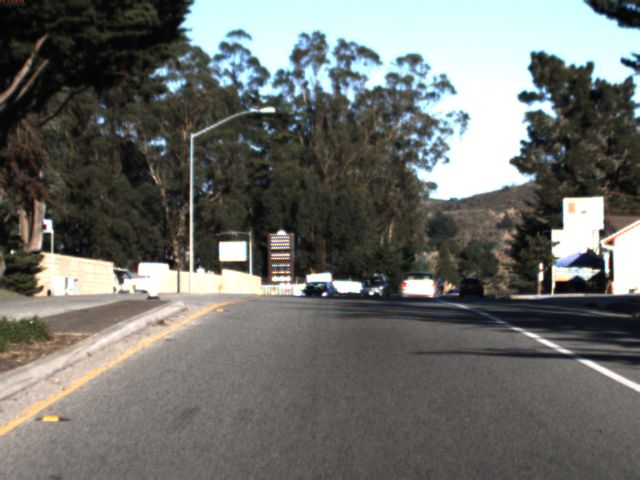
#> input picture ImageTransformations/1479425441182877835.jpg, 640 x 480 px; its folder holds only this picture in this run
$ python -i Automold.py   (imports and definitions only)
#> lines starting #> are read from the running program, lines starting #| are printed output that depends on the picture
#> further down, picture is the input picture: shape (480, 640, 3); mean B, G, R 105.7, 109.9, 108.4
# source code from https://github.com/UjjwalSaxena/Automold--Road-Augmentation-Library
# import glob
import cv2 as cv2
import math
import numpy as np
# import matplotlib.pyplot as plt
import random

# [2 lines not run here, left out]

###################### HLS #############################

# [128 lines left out: functions hls, hue, lightness, saturation, hsv, value and 5 more, not called in this run]

err_not_np_img= "not a numpy array or list of numpy array"
err_img_arr_empty="Image array is empty"
err_row_zero="No. of rows can't be <=0"
err_column_zero="No. of columns can't be <=0"
err_invalid_size="Not a valid size tuple (x,y)"
err_caption_array_count="Caption array length doesn't matches the image array length"

def is_numpy_array(x):

    return isinstance(x, np.ndarray)
def is_tuple(x):
    return type(x) is tuple
def is_list(x):
    return type(x) is list
def is_numeric(x):
    return type(x) is int
# [5 lines left out: function is_numeric_list_or_tuple, not called in this run]

err_brightness_coeff="brightness coeff can only be between 0.0 to 1.0"
err_darkness_coeff="darkness coeff can only be between 0.0 to 1.0"

# [82 lines left out: functions change_light, verify_image, brighten, darken, random_brightness, not called in this run]

err_shadow_count="only 1-10 shadows can be introduced in an image"
err_invalid_rectangular_roi="Rectangular ROI dimensions are not valid"
err_shadow_dimension="polygons with dim<3 dont exist and >10 take time to plot"

# [63 lines left out: functions generate_shadow_coordinates, shadow_process, add_shadow, not called in this run]

err_snow_coeff="Snow coeff can only be between 0 and 1"
# [32 lines left out: functions snow_process, add_snow, not called in this run]

err_rain_slant="Numeric value between -20 and 20 is allowed"
err_rain_width="Width value between 1 and 5 is allowed"
err_rain_length="Length value between 0 and 100 is allowed"
# [65 lines left out: functions generate_random_lines, rain_process, add_rain, not called in this run]

err_fog_coeff="Fog coeff can only be between 0 and 1"
# [130 lines left out: functions add_blur, generate_random_blur_coordinates, add_fog, generate_gravel_patch, gravel_process, add_gravel, not called in this run]

err_flare_circle_count="Numeric value between 0 and 20 is allowed"
# [75 lines left out: functions flare_source, add_sun_flare_line, add_sun_process, add_sun_flare, not called in this run]

err_speed_coeff="Speed coeff can only be between 0 and 1"
# [143 lines left out: functions apply_motion_blur, add_speed, autumn_process, add_autumn, fliph, flipv and 2 more, not called in this run]

err_invalid_center_manhole="center should be in the format (x,y)"
err_invalid_height_width_manhole="height and width should be positive integers."
# [40 lines left out: function add_manhole, not called in this run]

def exposure_process(image):
    image= np.copy(image)
    img_yuv = cv2.cvtColor(image, cv2.COLOR_BGR2YUV)
#> img_yuv: shape (480, 640, 3); mean of channels 0, 1, 2 109, 126.5, 127.6
    clahe = cv2.createCLAHE(clipLimit=2.0, tileGridSize=(4,4))
    ones= np.ones(img_yuv[:,:,0].shape)
    ones[img_yuv[:,:,0]>150]= 0.85
    img_yuv[:,:,0]= img_yuv[:,:,0]*ones
#> img_yuv: shape (480, 640, 3); mean of channels 0, 1, 2 100.7, 126.5, 127.6

    img_yuv[:,:,0] = clahe.apply(img_yuv[:,:,0])
#> img_yuv: shape (480, 640, 3); mean of channels 0, 1, 2 120.3, 126.5, 127.6
    img_yuv[:,:,0] = cv2.equalizeHist(img_yuv[:,:,0])
#> img_yuv: shape (480, 640, 3); mean of channels 0, 1, 2 128.1, 126.5, 127.6
    img_yuv[:,:,0] = clahe.apply(img_yuv[:,:,0])
#> img_yuv: shape (480, 640, 3); mean of channels 0, 1, 2 132.5, 126.5, 127.6

    image_res = cv2.cvtColor(img_yuv, cv2.COLOR_YUV2BGR)
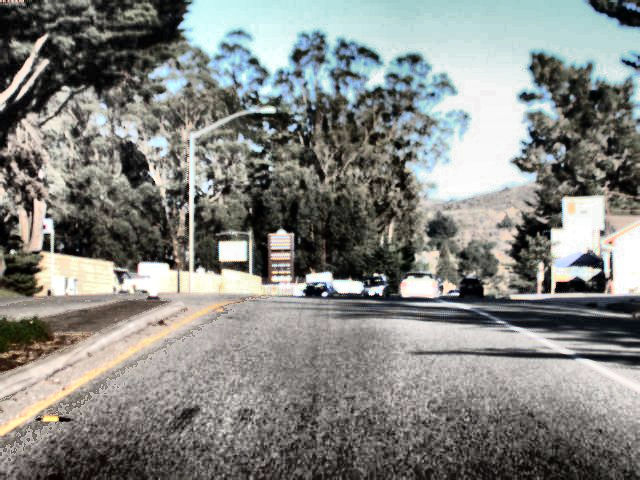
#> image_res: shape (480, 640, 3); mean B, G, R 129.4, 133.3, 131.9
    image_res= cv2.fastNlMeansDenoisingColored(image_res,None,3,3,7,21)
    return image_res

# [10 lines left out: function correct_exposure, not called in this run]

err_aug_type='wrong augmentation function is defined'
err_aug_list_type='aug_types should be a list of string function names'
err_aug_volume='volume type can only be "same" or "expand"'
# [40 lines left out: function augment_random, not called in this run]

>>> import cv2
>>> picture = cv2.imread('../../ImageTransformations/1479425441182877835.jpg')
>>> result = exposure_process(picture)

$ run again, on ImageTransformations/1479425468287290727.jpg
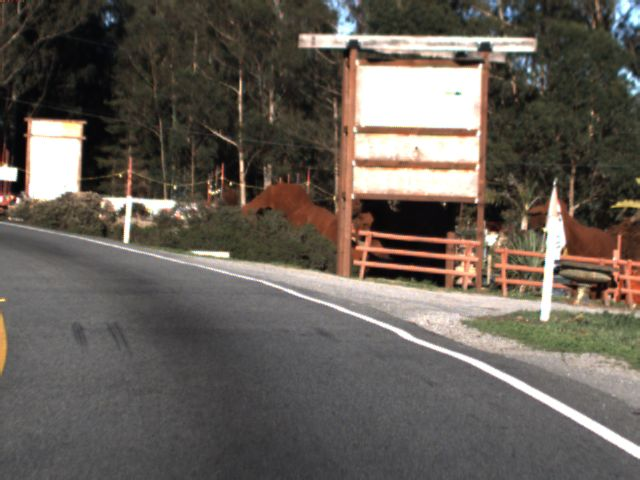
#> input picture ImageTransformations/1479425468287290727.jpg, 640 x 480 px
#> picture is the input picture: shape (480, 640, 3); mean B, G, R 87.2, 94.6, 101.6
#> in exposure_process, `image_res = cv2.cvtColor(img_yuv, cv2.COLOR_YUV2BGR)`:
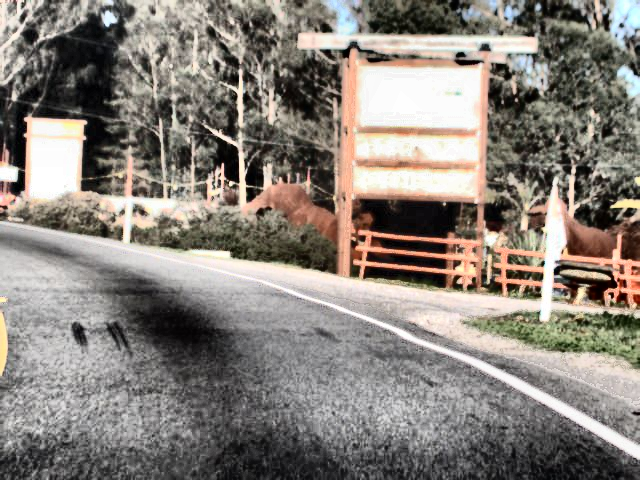
#> image_res: shape (480, 640, 3); mean B, G, R 121.9, 129, 135.9
